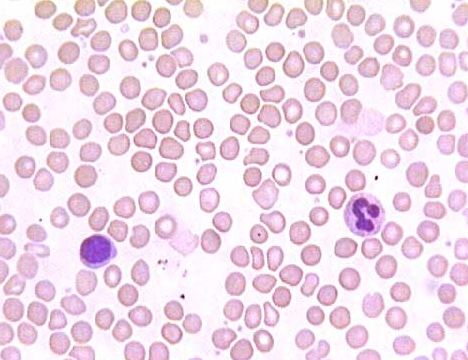
%> input picture Image_Processing/NB1ln3.png, 468 x 360 px
$ octave Question_03.m   (GNU Octave 9; MATLAB toolbox functions it lacks are replaced by stand-ins)
%> lines starting %> are read from the running program, lines starting %| are printed output that depends on the picture; in (x1, y1, x2, y2) boxes, pixels count from 0 and x2, y2 are one past the last pixel; in counts of white or black regions, pixels touching at a corner belong together; the program's own positions count from 1
clear all
clc

I = imread('NB1ln3.png');
%> I is the input picture: size 360x468x3 uint8; mean R, G, B 238.7, 216.8, 231.6
th = graythresh(I);
%> th = 0.859
%region_grow('NB1ln3.png',115,169,th);

I = im2bw(I,th);
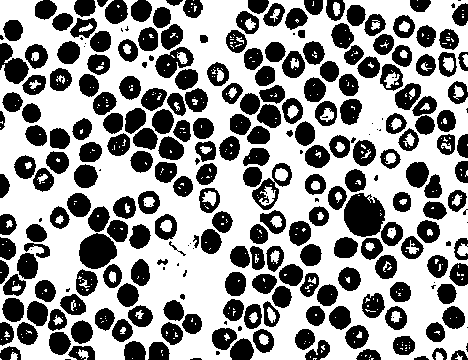
%> I: size 360x468 logical; 58% white; 270 black regions (47 under 20 px), largest, box (x1, y1, x2, y2) and area: (344, 193, 385, 237) 1362, (79, 233, 117, 269) 1016, (0, 43, 29, 84) 688
row = size(I,1);
%> row = 360
col = size(I,2);
%> col = 468
R = zeros(row,col);
co_x = 115;
co_y = 169;

R(co_y,co_x) = 1;
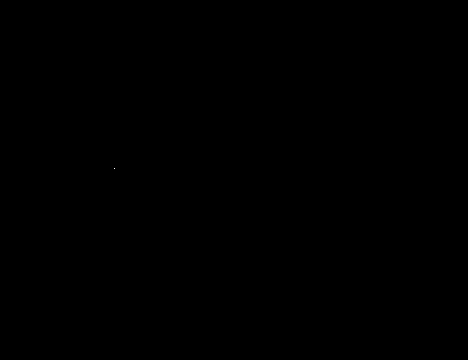
%> R: size 360x468 double; values 0 (black) and 1 (white), 0% white in thin lines or dots, all inside (x1, y1, x2, y2) = (114, 168, 115, 169)

flag = 1;

figure
colormap(gray)
axis image
axis off
se = strel('disk',5);

%> (the run ends here)
